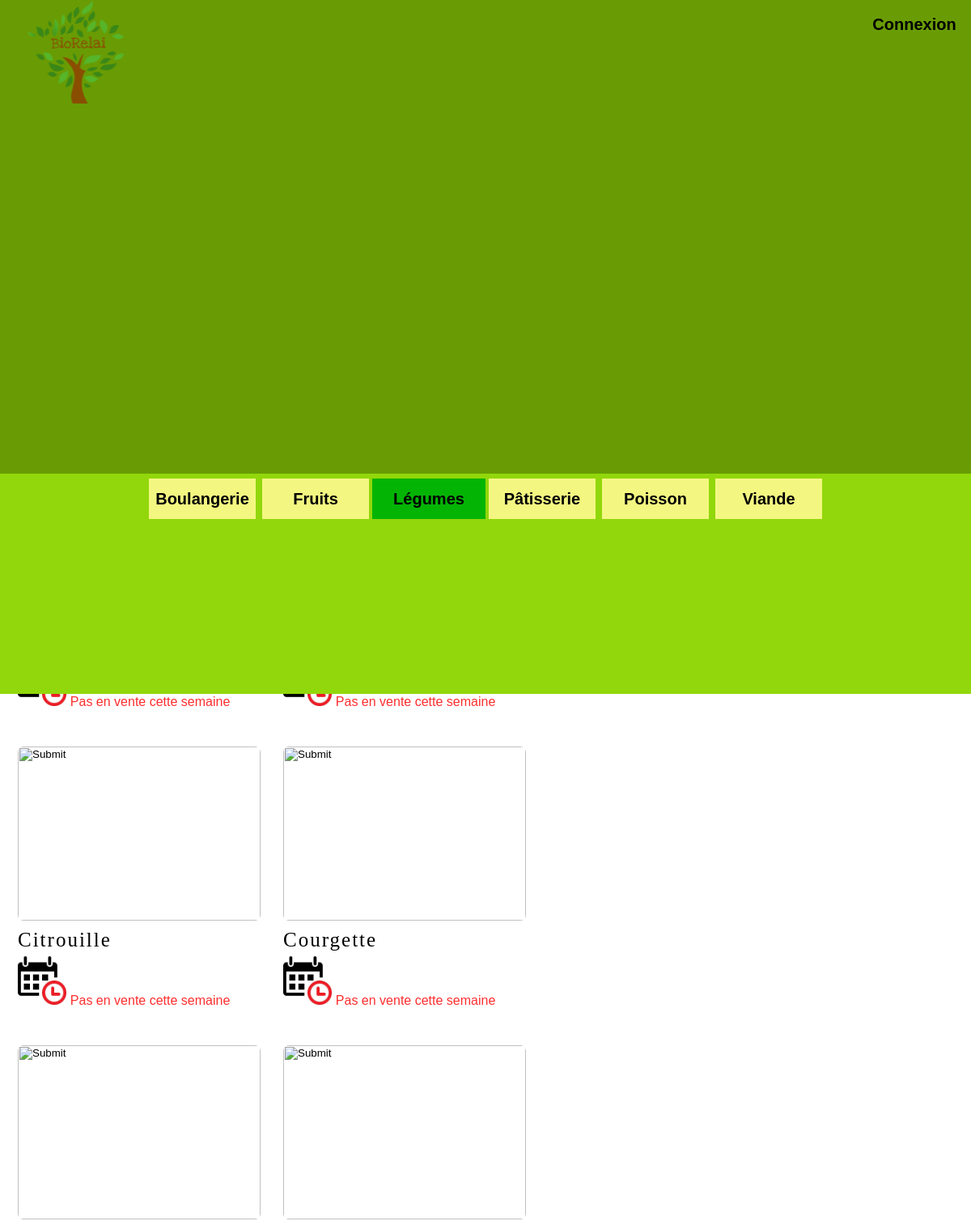
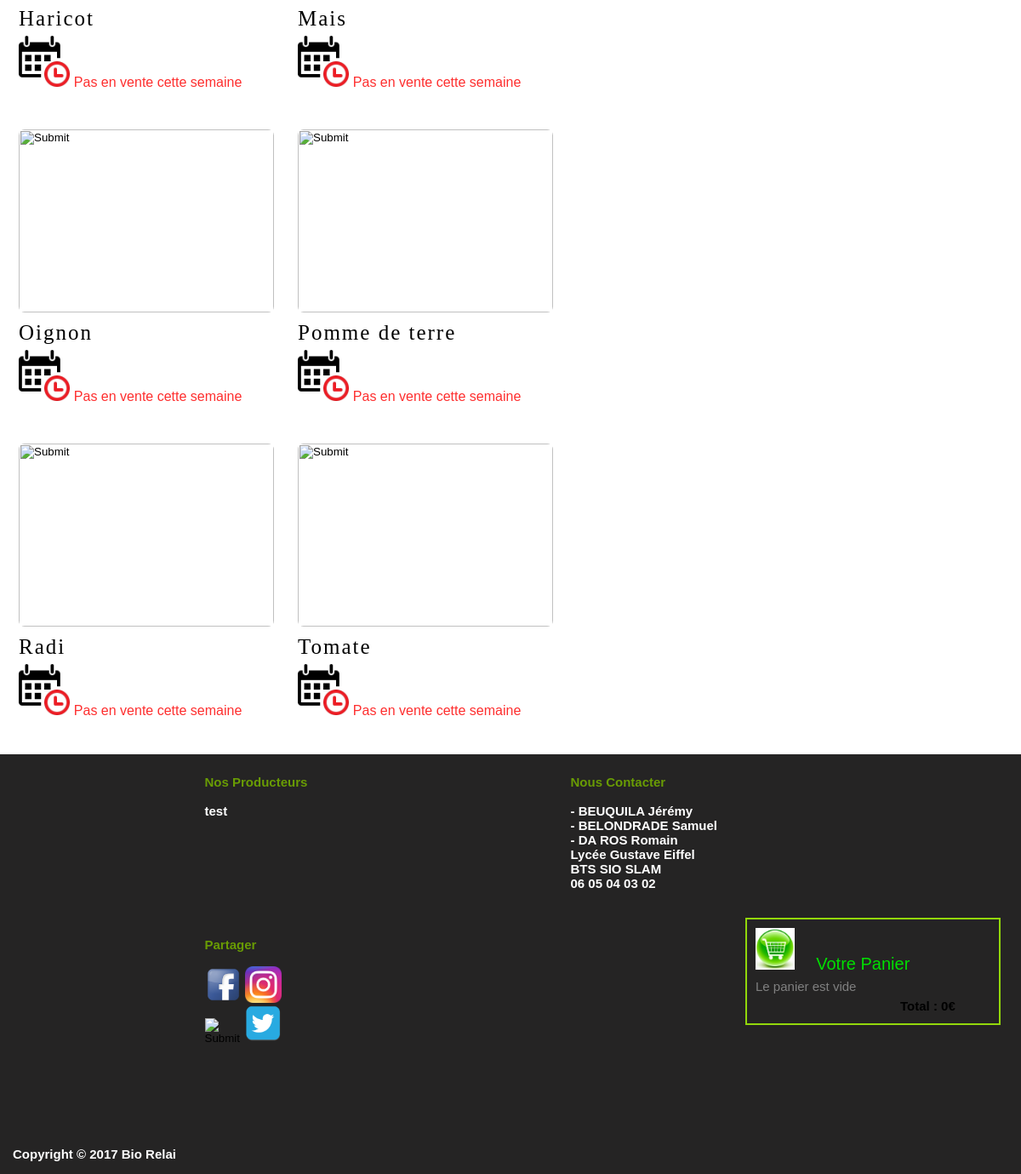
The page /index.php?TypeProduit=LEG on the database its author committed (2 pictures, top to bottom).
### tables this page shows
CREATE TABLE IF NOT EXISTS TYPEPRODUIT
 (
   CODE CHAR(32) NOT NULL  ,
   LIBELLE CHAR(32) NULL
   , PRIMARY KEY (CODE)
 )
 comment = "";

CREATE TABLE IF NOT EXISTS PRODUIT
 (
   CODE CHAR(32) NOT NULL  ,
   NOM CHAR(32) NULL  ,
   TYPEPRODUIT CHAR(32) NOT NULL
   , PRIMARY KEY (CODE)
 )
 comment = "";

### modele/DTO/typeProduit.php (called while the page is built, shortened)
<?php
class TypeProduits
{
  private   $lesTypes;
  function __construct($lesTypes)
  {
    $this->lesTypes = $lesTypes;
  }
  public function getLesTypes()
  {
    return $this->lesTypes;
  }
}
 ?>

### modele/dao.php (called while the page is built, shortened)
<?php
class DBConnex extends PDO{
	private static $instance;
	public static function getInstance(){
		if ( !self::$instance ){
			self::$instance = new DBConnex();
		}
		return self::$instance;
	}
  public function queryFetchAll($sql){
		$sth  = $this -> query($sql);
		if ( $sth ){
			return $sth -> fetchAll(PDO::FETCH_ASSOC);
		}
		return false;
	}
}
class TypeProduitDAO{
	public static function selectListeTypeProduit()
  {
    $result = array();
    $sql = "SELECT * FROM  	typeproduit;";
    $liste = DBConnex::getInstance()->queryFetchAll($sql);
    if (count($liste) > 0)
    {
      foreach ($liste as $typeproduit)
      {
        $typeproduit = new TypeProduit($typeproduit['CODE'], $typeproduit['LIBELLE']);
        $result[] = $typeproduit;
      }
    }
    return $result;
  }
}
class ProduitDAO{
	public static function selectListeProduit($typeProduit)
  {
    $result = array();
    $sql = "SELECT * FROM  	produit where typeproduit='" . $typeProduit . "';";
    $liste = DBConnex::getInstance()->queryFetchAll($sql);
    if (count($liste) > 0)
    {
      foreach ($liste as $produit)
      {
        $produit = new Produit($produit['CODE'], $produit['NOM'],$produit['TYPEPRODUIT']);
        $result[] = $produit;
      }
    }
    return $result;
  }
}
 ?>

### controleur/controleurProduit.php (called while the page is built, shortened)
<?php
$_SESSION['ListeProduits'] = new Produits(ProduitDAO::selectListeProduit($_SESSION['typeProduitSelected']));
foreach ($_SESSION['ListeProduits']->getLesProduits() as $OBJ){
  $correct = preg_replace('#[\\/\'" éàâäêçèë]#', "", $OBJ->getNom());
  $correct = strtolower($correct);
  $correct = 'image/'.$correct;
  $formProduit = new Formulaire("POST","index.php","formProduit","produitthis");
  $formProduit->ajouterComposantLigne($formProduit->creerInputImage('imgProduit', 'imgProduit', $correct));
  $formProduit->ajouterComposantTab();
  $formProduit->ajouterComposantLigne($formProduit->creerLabelFor(ucfirst($OBJ->getNom()),"nomProduit"));
  $formProduit->ajouterComposantTab();
  if(ProduitDAO::estEnVente($OBJ,date("Y-m-d"))==1){
    $formProduit->ajouterComposantLigne($formProduit->concactComposants($formProduit->creerLabelFor("Prix : ","lblprixProd"),
                                        $formProduit->creerLabelFor(ProduitDAO::LePrixProduit($OBJ,date("Y-m-d"))."€",'prixProd'),0));
    $formProduit->ajouterComposantTab();
    $formProduit->ajouterComposantLigne($formProduit->concactComposants($formProduit->creerLabelFor("Quantité : ","lblQteProd"),
                                        $formProduit->creerLabelFor(ProduitDAO::LaQteProduit($OBJ,date("Y-m-d")),'QteProd'),0));
		if (!isset($_SESSION['typeIdentite']) || $_SESSION['typeIdentite'] == 'C'){
    	$formProduit->ajouterComposantLigne($formProduit->creerInputSubmitPanier($OBJ->getCode(),"ajoutCommande-btn"," Ajouter au panier "));
		}
  }
  elseif (ProduitDAO::estEnVente($OBJ,date("Y-m-d"))==0) {
    $formProduit->ajouterComposantLigne($formProduit->concactComposants($formProduit->creerInputImage2('imgCarton', 'imgCarton', "image\carton.jpg"),
                                                                        $formProduit->creerLabelFor(" Rupture de stock ","lblRupture"),0));
  }
  else{
    $formProduit->ajouterComposantLigne($formProduit->concactComposants($formProduit->creerInputImage2('imgTime', 'imgTime', "image\itime.jpg"),
                                        $formProduit->creerLabelFor(" Pas en vente cette semaine ","lblRupture"),0));
  }
  $formProduit->ajouterComposantTab();
  $formProduit->creerFormulaire();
}
include "vue/vueProduit.php";
 ?>

### library/formulaire.php (the view, shortened to what this page needs)
<?php
class Formulaire{
	private $method;
	private $action;
	private $nom;
	private $style;
	private $ligneComposants = array();
	private $tabComposants = array();
	public function __construct($uneMethode, $uneAction , $unNom,$unStyle ){
		$this->method = $uneMethode;
		$this->action =$uneAction;
		$this->nom = $unNom;
		$this->style = $unStyle;
	}
	public function concactComposants($unComposant , $autreComposant ,$nbRetourLigne){
		for ($i=0; $i < $nbRetourLigne ; $i++) {
			$unComposant .= '<br>';
		}
		$unComposant .=  $autreComposant;
		return $unComposant ;
	}
	public function ajouterComposantLigne($unComposant){
		$this->ligneComposants[] = $unComposant;
	}
	public function ajouterComposantTab(){
		$this->tabComposants[] = $this->ligneComposants;
		$this->ligneComposants = array();
	}
	public function creerLabelFor($unLabel,$unNom){
		$composant = "<label style='width: 10px;height: 10px;' class = '" . $unNom . "' />" . $unLabel . "</label>";
		return $composant;
	}
	public function creerInputLogo($unNom, $unId, $uneSource){
		$composant = "<input  type = 'image' name = '" . $unNom . "' id = '" . $unId . "' ";
		$composant .= "src = '" . $uneSource . "'/>";
		return $composant;
	}
	public function creerInputImage($unNom, $uneClasse, $uneSource){
		$composant = "<input style='width:300px;' type = 'image' name = '" . $unNom . "' class= '" . $uneClasse . "' ";
		$composant .= "src = '" . $uneSource . "'/> ";
		return $composant;
	}
	public function creerInputImage2($unNom, $uneClasse, $uneSource){
		$composant = "<input  type = 'image' name = '" . $unNom . "' class= '" . $uneClasse . "' ";
		$composant .= "src = '" . $uneSource . "'/> ";
		return $composant;
	}
	public function creerFormulaire(){
		$this->formulaireToPrint = "<form method = '" .  $this->method . "' ";
		$this->formulaireToPrint .= "action = '" .  $this->action . "' enctype='multipart/form-data' ";
		$this->formulaireToPrint .= "name = '" .  $this->nom . "' ";
		$this->formulaireToPrint .= "class = '" .  $this->style . "' ><table>";
		foreach ($this->tabComposants as $uneLigneComposants){
			$this->formulaireToPrint .= "<tr><td><table>";
			foreach ($uneLigneComposants as $unComposant){
				$this->formulaireToPrint .= "<td>";
				$this->formulaireToPrint .= $unComposant ;
				$this->formulaireToPrint .= "</td>";
			}
			$this->formulaireToPrint .= "</table></td></tr>";
		}
		$this->formulaireToPrint .= "</table></form>";
		return $this->formulaireToPrint ;
	}
}

### controleur/controleurPrincipal.php (shortened to what this page needs)
<?php
require_once 'library/menu.php';
require_once 'library/formulaire.php';
require_once 'modele/dao.php';
require_once 'modele\DTO\typeProduit.php';
$theMenuType=null;
	$_SESSION['ListeTypeProduit'] = new TypeProduits(TypeProduitDAO::selectListeTypeProduit());
	foreach ($_SESSION['ListeTypeProduit']->getLesTypes() as $OBJ){
	$menuTypeProduit = new menu("menuTypeProd");
	$menuTypeProduit->ajouterComposant($menuTypeProduit->creerItemLien($OBJ->getCode(),ucfirst($OBJ->getLibelle())));
	$theMenuType .= $menuTypeProduit->creerMenuType("TypeProduit",$_SESSION['TypeProduit']);
	}
$menuPrincipal = new Menu("menuP");
if (isset($_SESSION['identite']))
{
	$menuPrincipal->ajouterComposant($menuPrincipal->creerItemLien('InfoClient',"Bienvenue : " . $_SESSION['identite'][3]));
}
else
{
	$menuPrincipal->ajouterComposant($menuPrincipal->creerItemLien('Connexion',"Connexion"));
}
$leMenuP = $menuPrincipal->creerMenu('menuPrincipal');
include_once dispatcher::dispatch($_SESSION['menuPrincipal']);
 ?>

### library/menu.php (shortened to what this page needs)
<?php
class Menu{
	private $style;
	private $composants = array();
	public function __construct($unStyle ){
		$this->style = $unStyle;
	}
	public function ajouterComposant($unComposant){
		$this->composants[] = $unComposant;
	}
	public function creerMenu($nomMenu){
		$menu = "<ul class = '" .  $this->style . "'>";
		foreach($this->composants as $composant){
				$menu .= "<li>";
				$menu .= "<a href='index.php?". $nomMenu ;
				$menu .= "=" . $composant[0] . "' >";
				$menu .= "<span>" . $composant[1] ."</span>";
				$menu .= "</a>";
			$menu .= "</li>";
		}
		$menu .= "</ul>";
		return $menu ;
	}
	public function creerMenuType($nomMenu,$composantActif){
		$menu = "<ul class = '" .  $this->style . "'>";
		foreach($this->composants as $composant){
			if($composant[0] == $composantActif){
				$menu .= "<li class='actif'>";
				$menu .=  $composant[1] ;
			}
			else{
				$menu .= "<li>";
				$menu .= "<a href='index.php?". $nomMenu ;
				$menu .= "=" . $composant[0] . "' >";
				$menu .= "<span>" . $composant[1] ."</span>";
				$menu .= "</a>";
			$menu .= "</li>";
		}
		}
		$menu .= "</ul>";
		return $menu ;
	}
	}

### style/BioRelai.css (style rules this page uses)
* { margin:0%; padding:0%; }
html, body { font-family: sans-serif; }
.formLogo { height: 90px; position: fixed; width: 100px; top: 0; left: 0; z-index: 10; }
#logo { margin-top: -25px; width:170px; margin-left:10px; }
.menuFooter tr td table tr td { margin-top: 2%; width: 430px; height: 170px; padding-top: 3px; float:left; overflow:auto; display:inline; }
.lbltitreFooter { color:#699c04; margin-left: 55%; }
.liste { margin-left: 55%; }
.imgFooter1 { margin-left: 55%; width: 10%; }
.imgFooter2 { width: 10%; }
nav.menuPrincipal ul { display: inline-block; list-style: none; margin-top:5px; }
nav.menuPrincipal ul li { display: inline-block; font-size: 20px; font-weight: bold; font-family: Helvetica; }
nav.menuPrincipal ul li a { display: table-cell; text-decoration: none; color: black; text-align: center; vertical-align: middle; height: 50px; width: 140px; }
nav.menuTypeProduit ul { display: inline-block; list-style: none; margin-top:5px; }
nav.menuTypeProduit ul li { display: inline-block; font-size: 20px; font-weight: bold; font-family: Helvetica; background-color: #F3F781; margin-left: 3%; margin-right: 3%; margin-top: 1%; }
nav.menuTypeProduit ul li.actif { display: table-cell; text-decoration: none; color: black; text-align: center; vertical-align: middle; height: 50px; width: 140px; font-size: 20px; font-weight: bold; font-family: Helvetica; background-color: #04B404; margin-left: 3%; margin-right: 3%; }
nav.menuTypeProduit ul li a { display: table-cell; text-decoration: none; color: black; text-align: center; vertical-align: middle; height: 50px; width: 140px; margin-top: 1%; }
.nomProduit { font-family: Snell Roundhand , cursive; letter-spacing: 2px; font-size: 25px; }
.lblRupture { text-align: center; color:#FE2E2E; }
.imgTime { width: 20%; display: inline-block; }
.produitthis { margin-left: 2%; height: 320px; width: 310px; display: inline-block; margin-bottom: 5%; }
.imgProduit { max-width: 100%; height: 215px; border-radius: 7px; }
.imgPanier { width: 20%; }
.panierthis { padding: 2% 2% 2% 2%; border: 2px solid #92d70b; }
.lblPanier { margin-top: -13%; font-size: 20px; text-decoration: bold; margin-left: 9%; color:#01DF01; }
.panierthis .lbltotal { font-weight: bold; margin-left: 170px; }
.panierthis .prixTotal { font-weight: bold; }
.panierthis .lblVide { color : grey; }

### rows shown on the page
typeproduit: composant "Boulangerie"
typeproduit: composant "Fruits"
typeproduit: CODE "Légumes"
typeproduit: composant "Pâtisserie"
typeproduit: composant "Poisson"
typeproduit: composant "Viande"
produit: NOM "Citrouille"
produit: NOM "Haricot"
produit: NOM "Mais"
produit: NOM "Oignon"
produit: NOM "Pomme de terre"

### other values the page prints
$composant[1] "Connexion"
